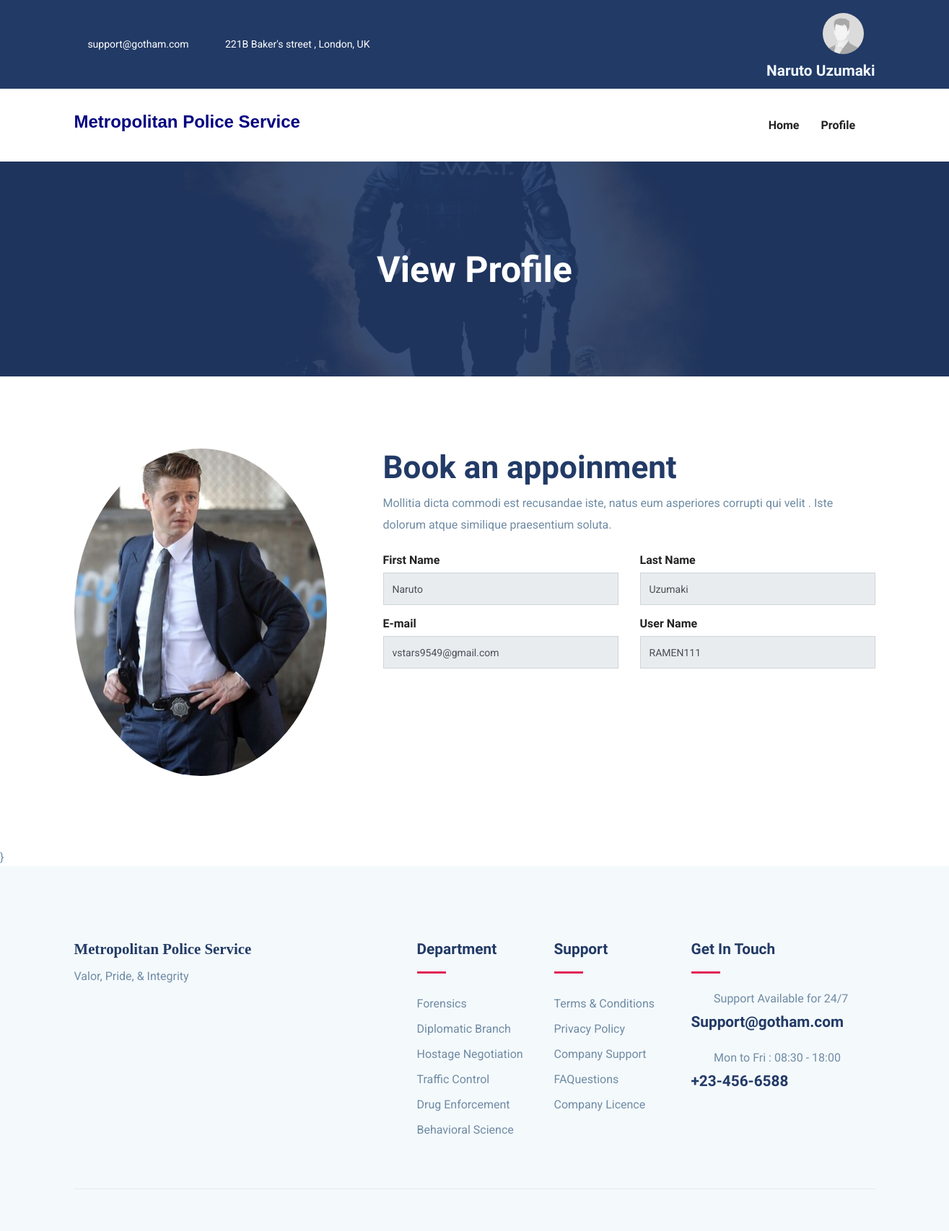
The page /Com/com-view-profile/ (signed in) on the database its author committed.
### Commissioner/models.py (models this page shows, shortened)
class Com(models.Model):
    fname = models.CharField(max_length=50)
    lname = models.CharField(max_length=50)
    user_id = models.CharField(max_length=20, unique=True)
    password = models.CharField(max_length=10)
    email = models.EmailField(unique=True)
    pic = models.FileField(upload_to = 'Profile', default='default.jpg')

### Commissioner/views.py (the view)
# urls.py: path('com-view-profile/',views.com_view_profile,name='com-view-profile'),
def com_view_profile(request):
    com = Com.objects.get(email=request.session['email'])
    return render(request,'com-view-profile.html',{'com':com})

### Commissioner/templates/com-view-profile.html (shortened to what this page needs)
{% extends 'com-header.html' %}
{% block content %}
{% load static %}
<section class="page-title back-9550">
	<div class="container">
	  <div class="row">
		<div class="col-md-12">
		  <div class="block text-center">
			<h1 class="text-capitalize mb-5 text-lg">View Profile</h1>
		  </div>
		</div>
	  </div>
	</div>
  </section>
<section class="section doctor-single">
	<div class="container">
		<div class="row">
			<div class="col-lg-4 col-md-6">
				<div class="doctor-img-block">
          <img src="{{com.pic.url}}" alt="image placeholder" class="img-flins w-100" style="border-radius:50%; width:5cm; height:12cm;">
				</div>
			</div>
			<div class="col-lg-8">
                <div class="appoinment-wrap mt-5 mt-lg-0 pl-lg-5">
                 <h2 class="mb-2 title-color">Book an appoinment</h2>
                 <p class="mb-4">Mollitia dicta commodi est recusandae iste, natus eum asperiores corrupti qui velit . Iste dolorum atque similique praesentium soluta.</p>
                        <div class="row">
                            <div class="col-lg-6">
                                <div class="form-group">
                                    <h6>First Name</h6>
                                    <input name="fname" type="text" class="form-control" disabled value = '{{com.fname}}'>
                                </div>
                            </div>
                            <div class="col-lg-6">
                                <div class="form-group">
                                    <h6>Last Name</h6>
                                    <input name="lname" type="text" class="form-control" disabled value ='{{com.lname}}' >
                                </div>
                            </div>
                             <div class="col-lg-6">
                                <div class="form-group">
                                    <h6>E-mail</h6>
                                    <input name="email" type="email" class="form-control" disabled value ='{{com.email}}'>
                                </div>
                            </div>
                            <div class="col-lg-6">
                                <div class="form-group">
                                    <h6>User Name</h6>
                                    <input name="user_id" type="text" class="form-control" disabled value ='{{com.user_id}}' >
                                </div>
                            </div>
                        </div>
                 </div>
		</div>
	</div>
</section>
{% endblock %}

### Commissioner/templates/com-header.html (shortened to what this page needs)
{% load static %}
<!DOCTYPE html>
<html lang="zxx">
<head>
  <link rel="stylesheet" href="{% static 'plugins/bootstrap/css/bootstrap.min.css' %}">
  <link rel="stylesheet" href="{% static 'plugins/icofont/icofont.min.css' %}">
  <link rel="stylesheet" href="{% static 'plugins/slick-carousel/slick/slick.css' %}">
  <link rel="stylesheet" href="{% static 'plugins/slick-carousel/slick/slick-theme.css' %}">
  <link rel="stylesheet" href="{% static 'css/style.css' %}">
</head>
<body id="top">
<header>
	<div class="header-top-bar">
		<div class="container">
			<div class="row align-items-center">
				<div class="col-lg-6">
					<ul class="top-bar-info list-inline-item pl-0 mb-0">
						<li class="list-inline-item"><a href="mailto:support@gmail.com"><i class="icofont-support-faq mr-2"></i>support@gotham.com</a></li>
						<li class="list-inline-item"><i class="icofont-location-pin mr-2"></i>221B Baker's street , London, UK </li>
					</ul>
				</div>
				<div class="col-lg-6">
					<div class="text-lg-right top-right-bar mt-2 mt-lg-0">
						<a class="nav-link active" href="">
							{% if adm.pic.url %}
							<img src="{{com.pic.url}}" alt = "image placeholder" style = "border-radius: 3cm; height : 1.5cm ; width : 1.5cm;">
							{% else %}
							<img src="{% static 'default.jpg' %}" alt = "image placeholder" style = "border-radius: 3cm; height : 1.5cm ; width : 1.5cm;">
							{% endif %}
						</a>
						<span class="h4" style = "color:aliceblue">{{com.fname}} {{com.lname}}</span>
					</div>
				</div>
			</div>
		</div>
	</div>
	<nav class="navbar navbar-expand-lg navigation" id="navbar">
		<div class="container">
				<h3 style = "font-family: sans-serif; color : navy">Metropolitan Police Service</h3>
		  <div class="collapse navbar-collapse" id="navbarmain">
			<ul class="navbar-nav ml-auto">
			  <li class="nav-item active">
				<a class="nav-link active" href="{% url 'com-index' %}">
					<span class="nav-link-text">Home</span>
				  </a>
			  </li>
              <li class="nav-item dropdown">
				<a class="nav-link dropdown-toggle" href="#" id="dropdown03" data-toggle="dropdown" aria-haspopup="true" aria-expanded="false">Profile<i class="icofont-thin-down"></i></a>
			  </li>
			</ul>
		  </div>
		</div>
	</nav>
</header>
{% block content %}
{% endblock %}}
<footer class="footer section gray-bg">
	<div class="container">
		<div class="row">
			<div class="col-lg-4 mr-auto col-sm-6">
				<div class="widget mb-5 mb-lg-0">
					<h4 style = " font-family:fantasy ;">Metropolitan Police Service</h4>
					<p>Valor, Pride, & Integrity</p>
					<ul class="list-inline footer-socials mt-4">
						<li class="list-inline-item"><i class="icofont-facebook"></i></li>
						<li class="list-inline-item"><i class="icofont-twitter"></i></li>
						<li class="list-inline-item"><i class="icofont-linkedin"></i></li>
					</ul>
				</div>
			</div>
			<div class="col-lg-2 col-md-6 col-sm-6">
				<div class="widget mb-5 mb-lg-0">
					<h4 class="text-capitalize mb-3">Department</h4>
					<div class="divider mb-4"></div>
					<ul class="list-unstyled footer-menu lh-35">
						<li>Forensics</li>
						<li>Diplomatic Branch</li>
						<li>Hostage Negotiation</li>
						<li>Traffic Control</li>
						<li>Drug Enforcement</li>
						<li>Behavioral Science</li>
					</ul>
				</div>
			</div>
			<div class="col-lg-2 col-md-6 col-sm-6">
				<div class="widget mb-5 mb-lg-0">
					<h4 class="text-capitalize mb-3">Support</h4>
					<div class="divider mb-4"></div>
					<ul class="list-unstyled footer-menu lh-35">
						<li><a href="#">Terms & Conditions</a></li>
						<li><a href="#">Privacy Policy</a></li>
						<li><a href="#">Company Support </a></li>
						<li><a href="#">FAQuestions</a></li>
						<li><a href="#">Company Licence</a></li>
					</ul>
				</div>
			</div>
			<div class="col-lg-3 col-md-6 col-sm-6">
				<div class="widget widget-contact mb-5 mb-lg-0">
					<h4 class="text-capitalize mb-3">Get in Touch</h4>
					<div class="divider mb-4"></div>
					<div class="footer-contact-block mb-4">
						<div class="icon d-flex align-items-center">
							<i class="icofont-email mr-3"></i>
							<span class="h6 mb-0">Support Available for 24/7</span>
						</div>
						<h4 class="mt-2">Support@gotham.com</a></h4>
					</div>
					<div class="footer-contact-block">
						<div class="icon d-flex align-items-center">
							<i class="icofont-support mr-3"></i>
							<span class="h6 mb-0">Mon to Fri : 08:30 - 18:00</span>
						</div>
						<h4 class="mt-2">+23-456-6588</h4>
					</div>
				</div>
			</div>
		</div>
		<div class="footer-btm py-4 mt-5">
		</div>
	</div>
</footer>
  </html>

### myapp/static/css/style.css (style rules this page uses)
html { overflow-x: hidden; }
body { line-height: 1.6; font-family: "Roboto", sans-serif; -webkit-font-smoothing: antialiased; font-size: 16px; color: #6F8BA4; font-weight: 400; }
h1, .h1, h2, .h2, h3, .h3, h4, .h4, h5, .h5, h6, .h6 { font-family: "Exo", sans-serif; font-weight: 700; color: #222; }
h1, .h1 { font-size: 2.5rem; }
h2, .h2 { font-size: 44px; }
h3, .h3 { font-size: 1.5rem; }
h4, .h4 { font-size: 1.3rem; line-height: 30px; }
h6, .h6 { font-size: 1rem; }
p { line-height: 30px; }
input[type="email"], input[type="password"], input[type="text"], input[type="tel"] { box-shadow: none; height: 45px; outline: none; font-size: 14px; }
.form-control { box-shadow: none; border-radius: 0; }
.section { padding: 100px 0; }
.text-lg { font-size: 3.75rem; }
a { color: #222; text-decoration: none; transition: all .35s ease; }
.page-title { padding: 120px 0px 70px 0px; position: relative; }
.page-title .block h1 { color: #fff; }
.title-color { color: #223a66; }
.text-lg { font-size: 50px; }
.gray-bg { background: #f4f9fc; }
#navbarmain { padding: 20px 0px; }
#navbarmain .nav-link { font-weight: 600; padding: 10px 15px; color: #222; font-family: "Exo", sans-serif; text-transform: capitalize; font-size: 16px; transition: all .25s ease; }
.dropdown-toggle::after { display: none; }
.header-top-bar { background: #223a66; font-size: 14px; padding: 10px 0px; box-shadow: 0 1px 2px rgba(0, 0, 0, 0.05); color: #fff; }
.top-bar-info li a { color: #fff; margin-right: 20px; }
.back-9550 { background: url("../images/bg/swat.jpg") no-repeat 50% 50%; background-size: cover; position: relative; }
.divider { width: 40px; height: 5px; background: #e12454; }
.lh-35 { line-height: 35px; }
.footer { padding-bottom: 10px; }
.widget .divider { height: 3px; }
.widget h4 { color: #223a66; }
.widget .footer-menu a { color: #6F8BA4; }
.footer-contact-block span { font-weight: 400; color: #6F8BA4; }
.footer-contact-block i { font-size: 20px; }
.footer-btm { border-top: 1px solid rgba(0, 0, 0, 0.06); }

### rows shown on the page
Com: fname "Naruto", lname "Uzumaki", pic (picture), email "vstars9549@gmail.com", user_id "RAMEN111"
